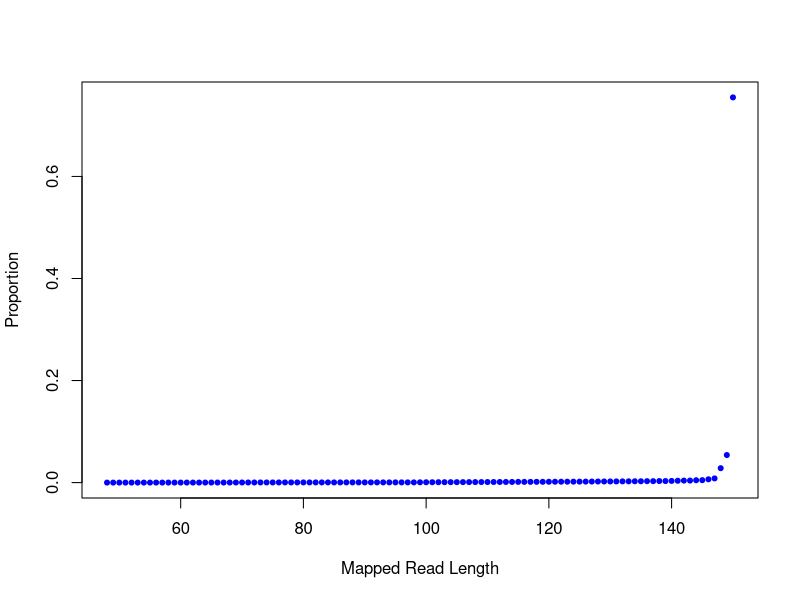

Write R code to recreate this figure.
png("/rds/user/is460/hpc-work/muscle-rnaseq/ezbamqc/output/figs/srpk3_hom_ttnb_wt_4.readlen_profile.png",width=500,height=500,units="px")
readlen_val=c(48,49,50,51,52,53,54,55,56,57,58,59,60,61,62,63,64,65,66,67,68,69,70,71,72,73,74,75,76,77,78,79,80,81,82,83,84,85,86,87,88,89,90,91,92,93,94,95,96,97,98,99,100,101,102,103,104,105,106,107,108,109,110,111,112,113,114,115,116,117,118,119,120,121,122,123,124,125,126,127,128,129,130,131,132,133,134,135,136,137,138,139,140,141,142,143,144,145,146,147,148,149,150)
readlen_count=c(67,124,288,361,525,796,854,1035,1213,1332,1763,1873,2043,2247,2508,2783,2999,3135,3920,4392,4997,5680,7457,7853,8518,9609,9248,9313,10225,11109,10695,10852,11103,11558,11417,11782,11973,11994,12518,12311,12535,12798,12415,13072,13444,13429,13610,13648,13535,13831,14077,19035,22646,23303,25930,26789,28671,29299,31692,32491,34442,35609,37538,38822,39400,41739,43367,46503,46854,48078,49825,51549,53865,55873,57793,59271,60839,62686,65567,67782,71429,73723,74812,76841,80643,82624,86757,88462,93142,94668,100665,102024,109586,120910,131363,133515,154629,161083,216422,274506,945791,1810431,25304844)
plot(readlen_val,(readlen_count/33521058),pch=20,xlab="Mapped Read Length",ylab="Proportion",col="blue")
dev.state=dev.off()
